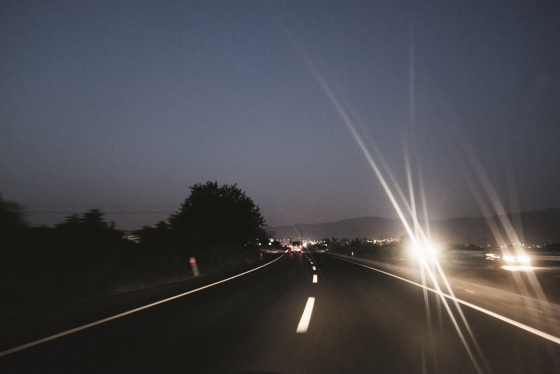
#> input picture glare2.jpg, 560 x 374 px
$ python seg.py
#> lines starting #> are read from the running program, lines starting #| are printed output that depends on the picture; after the words box and inside, x2 and y2 are one past the last pixel; in counts of white or black regions, pixels touching at a corner belong together
# SEGMENTATION
import numpy as np
import cv2
from matplotlib import pyplot as plt
img = cv2.imread(r'glare2.jpg')
#> img is the input picture: shape (374, 560, 3); mean B, G, R 79.2, 73.9, 74.4
b,g,r = cv2.split(img)
rgb_img = cv2.merge([r,g,b])
gray = cv2.cvtColor(img,cv2.COLOR_BGR2GRAY)
ret, thresh = cv2.threshold(gray,0,255,cv2.THRESH_BINARY_INV+cv2.THRESH_OTSU)
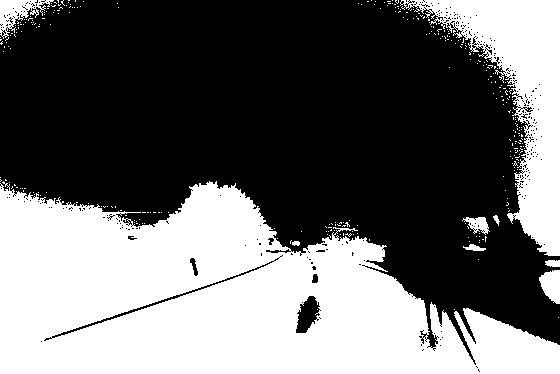
#> thresh: shape (374, 560); 41.2% white; 319 white regions (310 under 20 px), largest, box (x1, y1, x2, y2) and area: (0, 181, 560, 374) 69666, (400, 0, 560, 256) 14109, (0, 0, 54, 39) 847
#> ret = 69
# noise removal
kernel = np.ones((2,2),np.uint8)
#opening = cv2.morphologyEx(thresh,cv2.MORPH_OPEN,kernel, iterations = 2)
closing = cv2.morphologyEx(thresh,cv2.MORPH_CLOSE,kernel, iterations = 2)
#> closing: shape (374, 560); 42.5% white; 89 white regions (80 under 20 px), largest, box (x1, y1, x2, y2) and area: (0, 179, 560, 374) 70629, (389, 0, 560, 258) 15704, (0, 0, 69, 47) 1557
# sure background area
sure_bg = cv2.dilate(closing,kernel,iterations=3)
#> sure_bg: shape (374, 560); 45% white; 24 white regions (13 under 20 px), largest, box (x1, y1, x2, y2) and area: (0, 179, 560, 374) 72769, (386, 0, 560, 261) 17290, (0, 0, 86, 57) 2296
# Finding sure foreground area
dist_transform = cv2.distanceTransform(sure_bg,cv2.DIST_L2,3)
# Threshold
ret, sure_fg = cv2.threshold(dist_transform,0.1*dist_transform.max(),255,0)
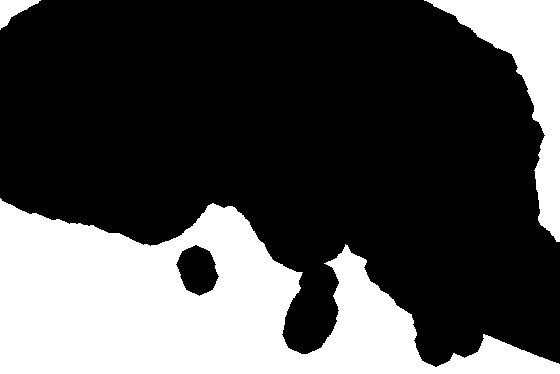
#> sure_fg: shape (374, 560) float32; 30.2% white; 3 white regions, box (x1, y1, x2, y2) and area: (0, 198, 560, 374) 52941, (424, 0, 560, 242) 9745, (0, 0, 41, 30) 562
#> ret = 18.3
# Finding unknown region
sure_fg = np.uint8(sure_fg)
unknown = cv2.subtract(sure_bg,sure_fg)
#> unknown: shape (374, 560); 14.8% white; 25 white regions (13 under 20 px), largest, box (x1, y1, x2, y2) and area: (0, 179, 560, 367) 18346, (386, 0, 560, 261) 7545, (0, 0, 86, 57) 1734
# Marker labelling
ret, markers = cv2.connectedComponents(sure_fg)
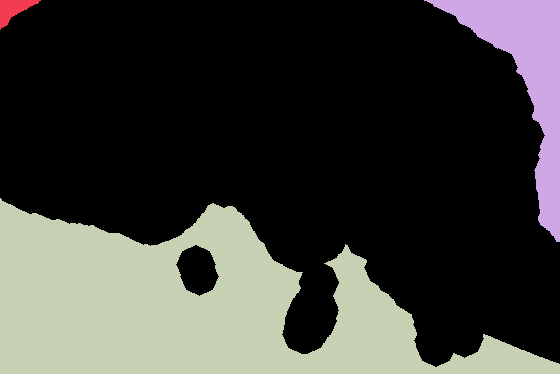
#> markers: shape (374, 560) int32; 4 distinct labels, from 0 to 3; one colour per label, 0 black
#> ret = 4
# Add one to all labels so that sure background is not 0, but 1
markers = markers+1
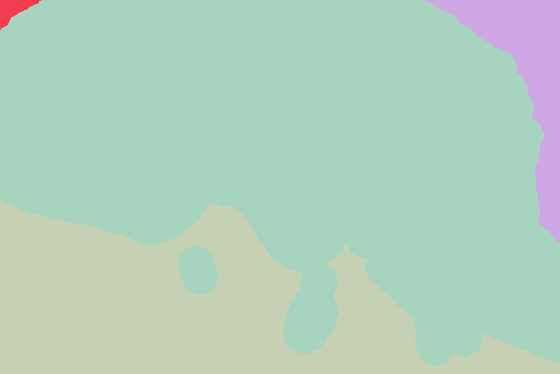
#> markers: shape (374, 560) int32; 4 distinct labels, from 1 to 4; one colour per label, 0 black
# Now, mark the region of unknown with zero
markers[unknown==255] = 0
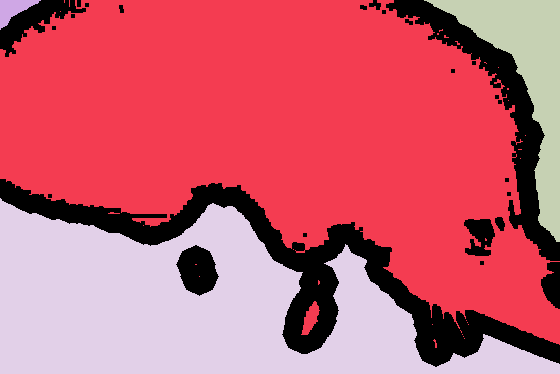
#> markers: shape (374, 560) int32; 5 distinct labels, from 0 to 4; one colour per label, 0 black
markers = cv2.watershed(img,markers)
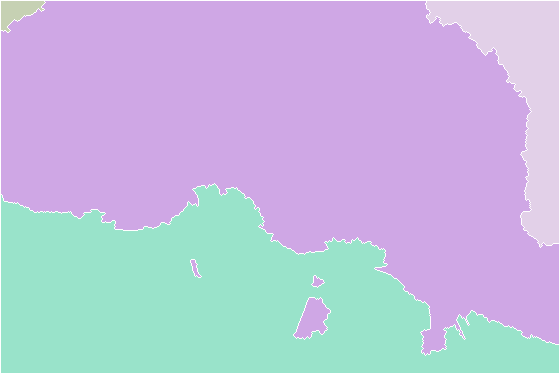
#> markers: shape (374, 560) int32; 5 distinct labels, from -1 to 4; one colour per label, 0 black, -1 white
img[markers == -1] = [255,0,0]
#> img: shape (374, 560, 3); 1.62% of pixels changed, all inside (x1, y1, x2, y2) = (0, 0, 560, 374)
plt.subplot(211),plt.imshow(rgb_img)
plt.title('Input Image'), plt.xticks([]), plt.yticks([])
plt.subplot(212),plt.imshow(thresh, 'gray')
plt.imsave(r'thresh.png',thresh)
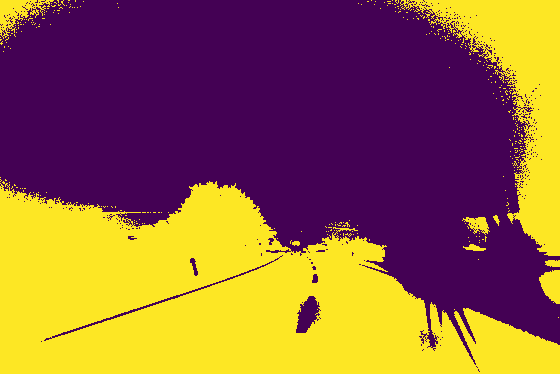
#> saved as thresh.png: shape (374, 560, 3); mean R, G, B 144.2, 95.7, 64.2
plt.title("Otsu's binary threshold"), plt.xticks([]), plt.yticks([])
plt.tight_layout()
plt.show()
